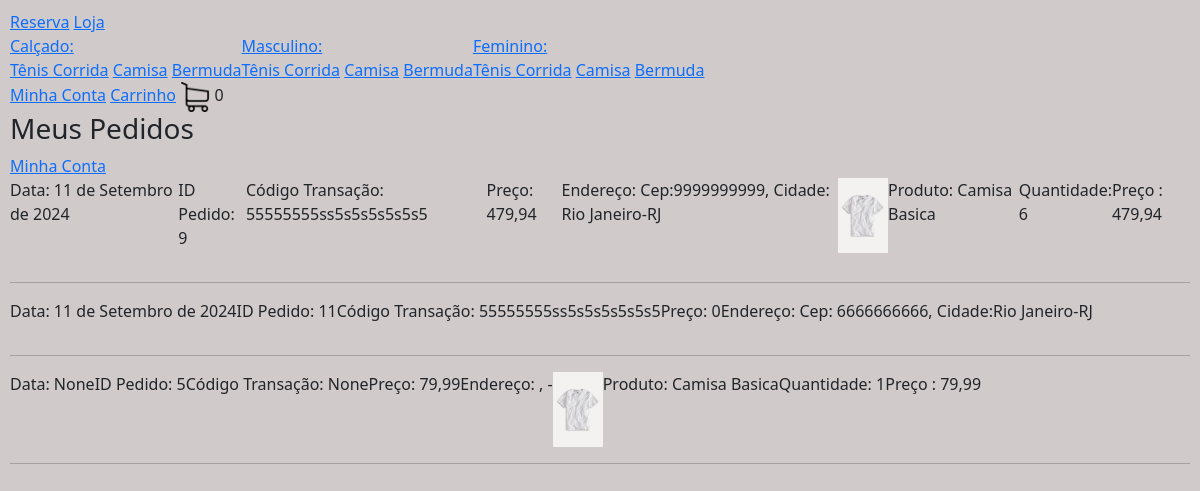
/meuspedidos/ (signed in), run on the app's committed database.
### loja/models.py (models this page shows, shortened)
class Categoria(models.Model):
   nome = models.CharField(max_length=200, null=True, blank=True)
   slug = models.CharField(max_length=200, null=True, blank=True)

class Tipo(models.Model):
   nome = models.CharField(max_length=200, null=True, blank=True)
   slug = models.CharField(max_length=200, null=True, blank=True)

class Pedido(models.Model):
     cliente =  models.ForeignKey(Cliente, null=True, blank=True, on_delete=models.SET_NULL)
     finalizado =  models.BooleanField(default=False)
     codigo_transacao =  models.CharField(max_length=200, null=True, blank=True)
     endereco = models.ForeignKey(Endereco, null=True, blank=True, on_delete=models.SET_NULL)
     data_finalizacao = models.DateField(null=True, blank=True)
     @property
     def preco_total(self):
         itens_pedido = ItensPedido.objects.filter(pedido__id=self.id)
         preco = sum([item.preco_total for item in itens_pedido])
         return preco
     @property
     def itens(self):
         itens_pedido = ItensPedido.objects.filter(pedido__id=self.id)
         return itens_pedido

class ItensPedido(models.Model):
    item_estoque = models.ForeignKey(ItemEstoque, null=True, blank=True, on_delete=models.SET_NULL)
    quantidade = models.IntegerField(default=0)
    pedido = models.ForeignKey(Pedido, null=True, blank=True, on_delete=models.SET_NULL)
    @property #serve para acessar uma funcao da class sem ()
    def preco_total(self):
        return self.quantidade * self.item_estoque.produto.preco

class ItemEstoque(models.Model):
    produto = models.ForeignKey(Produto, null=True, blank=True, on_delete=models.SET_NULL)
    cor =  models.ForeignKey(Cor, null=True, blank=True, on_delete=models.SET_NULL)
    tamanho =  models.CharField(max_length=200, null=True, blank=True)
    quantidade = models.IntegerField(default=0)

class Produto(models.Model):
    imagem = models.ImageField(null=True, blank=True)
    nome = models.CharField(max_length=200, null=True, blank=True)
    preco = models.DecimalField(max_digits=10, decimal_places=2)
    ativo = models.BooleanField(default=True)
    categoria = models.ForeignKey(Categoria, null=True, blank=True, on_delete=models.SET_NULL)
    tipo = models.ForeignKey(Tipo, null=True, blank=True, on_delete=models.SET_NULL)

class Endereco(models.Model):
    rua = models.CharField(max_length=200, null=True, blank=True)
    numero =  models.IntegerField(default=0)
    complemento = models.CharField(max_length=200, null=True, blank=True)
    cep = models.CharField(max_length=200, null=True, blank=True)
    cidade = models.CharField(max_length=200, null=True, blank=True)
    estado = models.CharField(max_length=200, null=True, blank=True)
    cliente =  models.ForeignKey(Cliente, null=True, blank=True, on_delete=models.SET_NULL)

### loja/views.py (the view)
# urls.py: path('meuspedidos/', meus_pedidos, name="meus_pedidos") ,
@login_required  #so acessa que estiver logado
def meus_pedidos(request):
   cliente = request.user.cliente
   pedidos = Pedido.objects.filter(finalizado=True, cliente=cliente).order_by("-data_finalizacao")
   context = {"pedidos": pedidos}
   return render(request, "usuario/meus_pedidos.html", context)

### loja/novos_context.py (called while the page is built)
def carrinho(request):
  quantidade_produtos_carrinho = 0
  if request.user.is_authenticated:
    cliente = request.user.cliente
  else: #se cliente nao estiver logado
     if request.COOKIES.get("id_sessao"):
        id_sessao = request.COOKIES.get("id_sessao")
        cliente, criado = Cliente.objects.get_or_create(id_sessao=id_sessao)
     else: #caso não tenha o id_sessao associado a ele
        return {"quantidade_produtos_carrinho": quantidade_produtos_carrinho}
  pedido, criado = Pedido.objects.get_or_create(cliente=cliente, finalizado=False)
  itens_pedido = ItensPedido.objects.filter(pedido=pedido)
  for item in itens_pedido:
    quantidade_produtos_carrinho += item.quantidade
  return {"quantidade_produtos_carrinho": quantidade_produtos_carrinho}

def categorias_tipos(request):
   categorias_navegacao = Categoria.objects.all()
   tipos_navegacao = Tipo.objects.all()
   return {"categorias_navegacao": categorias_navegacao, "tipos_navegacao": tipos_navegacao}

### loja/templates/usuario/meus_pedidos.html
{% extends 'base.html' %}
{% load static %}
{% block body %}
<h3>Meus Pedidos</h3>
<a href="{% url 'minha_conta' %}">Minha Conta</a>
{% for pedido in pedidos %}
<div style="display: flex;">
  <p>Data: {{ pedido.data_finalizacao }} </p>
  <p>ID Pedido: {{ pedido.id }} </p>
  <p>Código Transação: {{ pedido.codigo_transacao }} </p>
  <p>Preço: {{ pedido.preco_total }} </p>
  <p>Endereço: {{ pedido.endereco.cep }}, {{ pedido.endereco.cidade }}-{{ pedido.endereco.estado }} </p>
  {% for item in pedido.itens %}
  <img src="{{ item.item_estoque.produto.imagem.url }}" width="50" height="75">
  <p>Produto: {{ item.item_estoque.produto.nome }} </p>
  <p>Quantidade: {{ item.quantidade }} </p>
  <p>Preço : {{ item.preco_total }} </p>
  {% endfor%}
</div>
<hr>
{% endfor %}
{% endblock %}

### loja/templates/navbar.html
{% load static %}
<nav>
  <a href="{% url 'homepage' %}">Reserva</a>
  <a href=" {% url 'loja' %}">Loja</a>
  <div style="display: flex;">
    {% for categoria in categorias_navegacao %}
    <div>
       <a href="{% url 'loja' %}{{ categoria.slug }}">{{ categoria.nome }}:</a><br>
       {% for tipo in tipos_navegacao %}
         <a href="{% url 'loja' %}{{ categoria.slug }}-{{ tipo.slug }}">{{ tipo.nome }}</a>
       {% endfor %}
  </div>
  {% endfor %}
</div>
  {% if request.user.is_authenticated %}
    <a href="{% url 'minha_conta' %}">Minha Conta</a>
  {% else %}
   <a href="{% url 'fazer_login' %}">Login</a>
  {% endif %}
  <a href="{% url 'carrinho' %}">Carrinho</a>
  <img src="{% static 'images/carrinho.png' %}" alt="carrinho" width="30" />
  {{ quantidade_produtos_carrinho }}
</nav>

### static/css/main.css (style rules this page uses)
body { background-color: rgb(168, 163, 160); }

### data on the page
Categoria: nome "Calçado"
Tipo: nome "Tênis Corrida"
Tipo: nome "Camisa"
Tipo: nome "Bermuda"
Categoria: nome "Masculino"
Categoria: nome "Feminino"
Pedido: data_finalizacao "11 de Setembro de 2024", id "9", codigo_transacao "55555555ss5s5s5s5s5s5", preco_total "479,94", endereco.cep "Cep:9999999999", endereco.cidade "Cidade: Rio Janeiro", endereco.estado "RJ"
ItensPedido: item_estoque.produto.imagem (picture), item_estoque.produto.nome "Camisa Basica", quantidade "6", preco_total "479,94"
Pedido: data_finalizacao "11 de Setembro de 2024", id "11", codigo_transacao "55555555ss5s5s5s5s5s5", preco_total "0", endereco.cep "Cep: 6666666666", endereco.cidade "Cidade:Rio Janeiro", endereco.estado "RJ"
Pedido: data_finalizacao "None", id "5", codigo_transacao "None", preco_total "79,99"
ItensPedido: item_estoque.produto.imagem (picture), item_estoque.produto.nome "Camisa Basica", quantidade "1", preco_total "79,99"

### other printed values
{{ quantidade_produtos_carrinho }} "0"
